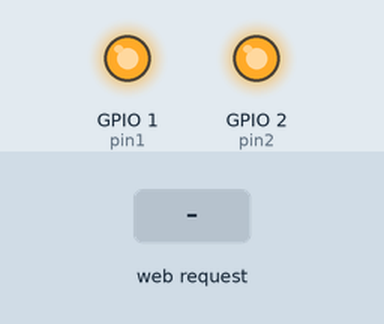
This sketch was run on a simulated ESP32. Shown: output pins drawn as LEDs (lit = HIGH). Inputs (shaded band) come from the test bench. WiFi joins after 1.5 s; servers stay silent unless stated; what the sketch prints to the serial monitor is not drawn.

Above: at 2.7 s.
2.8 s: HTTP request GET /on received
At 3.3 s:
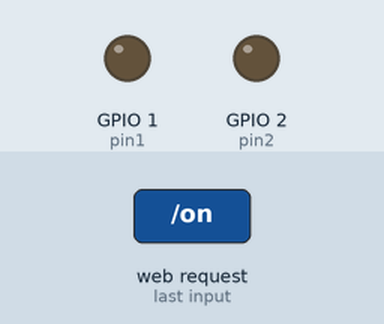
4.3 s: HTTP request GET /off received
At 5.6 s:
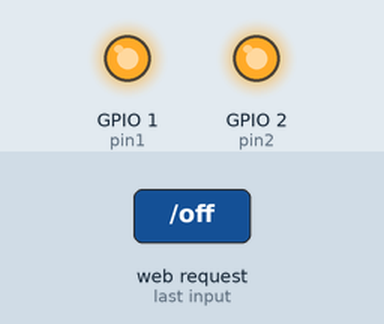
Timing chart, 0 to 7.3 s (numbered marks = the images above; inputs shaded):
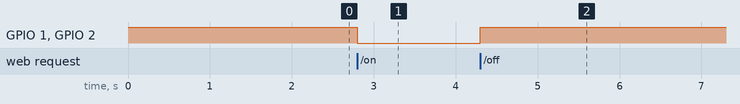

Measured:
- after the input at 2.8 s, GPIO 1 (pin1), GPIO 2 (pin2): HIGH → LOW at once
- after the input at 4.3 s, GPIO 1 (pin1), GPIO 2 (pin2): LOW → HIGH at once

The sketch:

esp32.ino
```cpp
#include <WiFi.h>
#include <WebServer.h>

// ชื่อ Wi-Fi และรหัสผ่าน Hotspot ของคุณ
const char* ssid = "Panpan";
const char* password = "gunsoon1";

WebServer server(80);

// ประกาศใช้งานขา 1 และขา 2
const int pin1 = 1;
const int pin2 = 2; // ขาไฟ LED สีฟ้าบนบอร์ด

void setup() {
  Serial.begin(115200);

  pinMode(pin1, OUTPUT);
  pinMode(pin2, OUTPUT);

  // *** แก้ไข: สั่ง HIGH เพื่อให้ไฟดับตอนเริ่มต้น (Active-LOW) ***
  digitalWrite(pin1, HIGH);
  digitalWrite(pin2, HIGH);

  Serial.println();
  Serial.print("Connecting to ");
  Serial.println(ssid);
  WiFi.begin(ssid, password);

  while (WiFi.status() != WL_CONNECTED) {
    delay(500);
    Serial.print(".");
  }

  Serial.println("\nWiFi connected.");
  Serial.print("IP Address: ");
  Serial.println(WiFi.localIP());

  // ดักรับคำสั่งเมื่อหน้าเว็บส่ง /on มา
  server.on("/on", []() {
    digitalWrite(pin1, LOW); // สั่ง LOW ไฟจะติด
    digitalWrite(pin2, LOW); // สั่ง LOW ไฟจะติด
    server.sendHeader("Access-Control-Allow-Origin", "*");
    server.send(200, "text/plain", "ON");
  });

  // ดักรับคำสั่งเมื่อหน้าเว็บส่ง /off มา
  server.on("/off", []() {
    digitalWrite(pin1, HIGH); // สั่ง HIGH ไฟจะดับ
    digitalWrite(pin2, HIGH); // สั่ง HIGH ไฟจะดับ
    server.sendHeader("Access-Control-Allow-Origin", "*");
    server.send(200, "text/plain", "OFF");
  });

  server.begin();
}

void loop() {
  server.handleClient();
}
```
